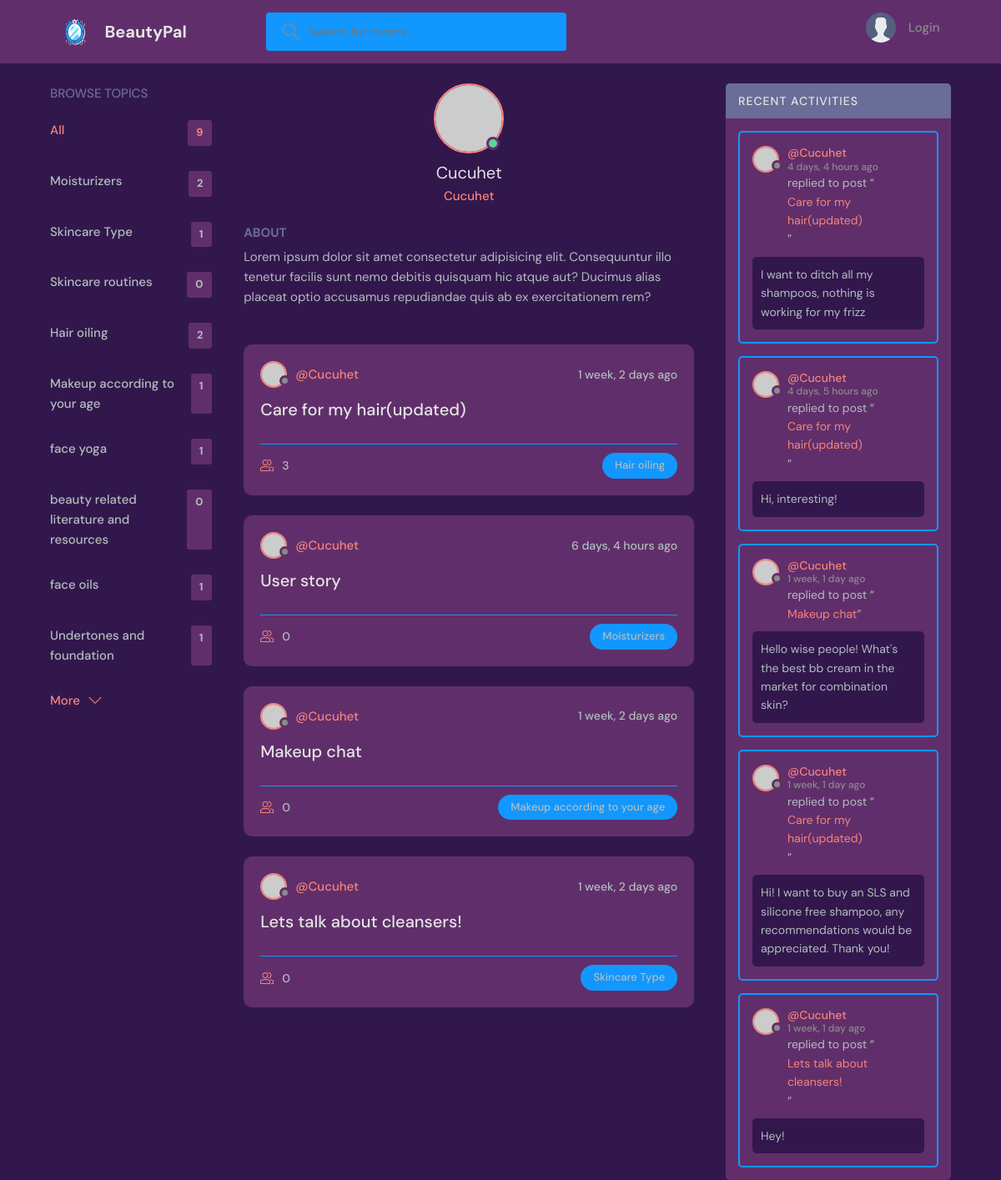
Page /profile/1/ on the committed database.
### beautypal/models.py (models this page shows, shortened)
class Topic(models.Model):
    name = models.CharField(max_length=200)

class Room(models.Model):
    host = models.ForeignKey(User, on_delete= models.SET_NULL, null = True)
    topic = models.ForeignKey(Topic, on_delete= models.SET_NULL, null = True)
    name = models.CharField(max_length=200)
    description = models.TextField(null=True, blank=True)
    participants = models.ManyToManyField(User, related_name='participants', blank = True)
    updated = models.DateTimeField(auto_now=True)
    created = models.DateTimeField(auto_now_add=True)
    class Meta:
        ordering = [ '-updated', '-created']
    def __str__(self):
        return self.name

class Message(models.Model):
    user = models.ForeignKey(User, on_delete=models.CASCADE)
    room = models.ForeignKey(Room, on_delete= models.CASCADE)
    body = models.TextField()
    updated = models.DateTimeField(auto_now=True)
    created = models.DateTimeField(auto_now_add=True)
    class Meta:
        ordering = [ '-updated', '-created']

### beautypal/views.py (the view)
# urls.py: path('profile/<str:pk>/', views.userProfile, name="user-profile"),
def userProfile(request, pk):
    user = User.objects.get(id=pk)
    rooms = user.room_set.all()
    room_messages = user.message_set.all()
    topics = Topic.objects.all()
    context = {'user': user, 'rooms': rooms,
               'room_messages': room_messages, 'topics': topics}
    return render(request, 'beautypal/profile.html', context)

### beautypal/templatetags/tags.py (called while the page is built)
@register.filter
def url_safe(value):
    return value.replace(" ","%20")

### beautypal/templates/beautypal/profile.html (shortened to what this page needs)
{% extends 'main.html' %}
{% block content %}
<main class="profile-page layout layout--3">
  <div class="container">
    {% include 'beautypal/topics_component.html' %}
    <div class="roomList">
      <div class="profile">
        <div class="profile__avatar">
          <div class="avatar avatar--large active">
            <img src="https://randomuser.me/api/portraits/men/11.jpg" alt = "picture of a random man"/>
          </div>
        </div>
        <div class="profile__info">
          <h3>{{user.username}}</h3>
          <p>{{user.username}}</p>
        </div>
        <div class="profile__about">
          <h3>About</h3>
          <p>
            Lorem ipsum dolor sit amet consectetur adipisicing elit. Consequuntur illo tenetur
            facilis sunt nemo debitis quisquam hic atque aut? Ducimus alias placeat optio
            accusamus repudiandae quis ab ex exercitationem rem?
          </p>
        </div>
      </div>
      {% include 'beautypal/feed_component.html' %}
    </div>
    {% include 'beautypal/activity_component.html' %}
  </div>
</main>
{% endblock content %}

### templates/main.html (shortened to what this page needs)
<!DOCTYPE html>
{% load static %}
<html lang="en">
<head>
    <link rel="stylesheet" href="{% static 'styles/style.css' %}" />
</head>
<body>
    {% include 'navbar.html'%}
    {% block content %}
    {% endblock  %}
</body>
</html>

### templates/navbar.html (shortened to what this page needs)
{% load static %}
<header class="header header--loggedIn">
    <div class="container">
        <a href="{% url 'home' %}" class="header__logo">
            <img src="{% static 'images/mirror.png' %}" alt = "image of a samll mirror"/>
            <h1>BeautyPal</h1>
        </a>
        <form class="header__search" method="GET" action="{% url 'home' %}">
            <label>
                <input name="q" placeholder="Search for rooms..." />
            </label>
        </form>
        <nav class="header__menu">
            {% if request.user.is_authenticated %}
            <div class="header__user">
                <a href="{% url 'update-user' %}">
                    <div class="avatar avatar--medium active">
                        <img src="https://randomuser.me/api/portraits/men/37.jpg" alt = "picture of random man" />
                    </div>
                    <p>{{request.user.username}} <span>@{{request.user.username}}</span></p>
                </a>
                <button class="dropdown-button">
                    <svg version="1.1" xmlns="http://www.w3.org/2000/svg" width="32" height="32" viewBox="0 0 32 32">
                        <title>chevron-down</title>
                        <path d="M16 21l-13-13h-3l16 16 16-16h-3l-13 13z"></path>
                    </svg>
                </button>
            </div>
            {% else %}
            <a href="{% url 'login' %}">
                <img src="{% static 'images/avatar.svg' %}" alt = "an avatar"/>
                <p>Login</p>
            </a>
            {% endif %}
        </nav>
    </div>
</header>

### beautypal/templates/beautypal/topics_component.html
{% load tags %}
<div class="topics">
    <div class="topics__header">
        <h2>Browse Topics</h2>
    </div>
    <ul class="topics__list">
        <li>
            <a href="{% url 'home' %}" class="active">All <span>{{topics.count}}</span></a>
        </li>
        {% for topic in topics %}
        <li>
            <a href="{% url 'home' %}?q={{topic.name|url_safe}}">{{topic.name}}<span>{{topic.room_set.all.count}}</span></a>
        </li>
        {% endfor %}
    </ul>
    <a class="btn btn--link" href="{% url 'topics' %}">
        More
        <svg version="1.1" xmlns="http://www.w3.org/2000/svg" width="32" height="32" viewBox="0 0 32 32">
            <title>chevron-down</title>
            <path d="M16 21l-13-13h-3l16 16 16-16h-3l-13 13z"></path>
        </svg>
    </a>
</div>

### beautypal/templates/beautypal/feed_component.html (shortened to what this page needs)
{% for room in rooms %}
<div class="roomListRoom">
    <div class="roomListRoom__header">
        <a href="{% url 'user-profile' room.host.id %}" class="roomListRoom__author">
            <div class="avatar avatar--small">
                <img src="https://randomuser.me/api/portraits/women/11.jpg" alt = "picture of a random woman" />
            </div>
            <span>@{{room.host.username}}</span>
        </a>
        <div class="roomListRoom__actions">
            <span>{{room.created|timesince}} ago</span>
        </div>
    </div>
    <div class="roomListRoom__content">
        <a href="{% url 'room' room.id %}">{{room.name}}</a>
    </div>
    <div class="roomListRoom__meta">
        <a href="{% url 'room' room.id %}" class="roomListRoom__joined">
            {{room.participants.all.count}}
        </a>
        <p class="roomListRoom__topic">{{room.topic.name}}</p>
    </div>
</div>
{% endfor %}

### beautypal/templates/beautypal/activity_component.html (shortened to what this page needs)
<div class="activities">
    <div class="activities__header">
        <h2>Recent Activities</h2>
    </div>
    {% for message in room_messages %}
    <div class="activities__box">
        <div class="activities__boxHeader roomListRoom__header">
            <a href="{% url 'user-profile' message.user.id %}" class="roomListRoom__author">
                <div class="avatar avatar--small">
                    <img src="https://randomuser.me/api/portraits/women/11.jpg" alt = "picture of a random woman" />
                </div>
                <p>
                    @{{message.user}}
                    <span>{{message.created|timesince}} ago</span>
                </p>
            </a>
        </div>
        <div class="activities__boxContent">
            <p>replied to post “<a href="{% url 'room' message.room.id %}">{{message.room}}</a>”</p>
            <div class="activities__boxRoomContent">
               {{message.body}}
            </div>
        </div>
    </div>
    {% endfor %}
</div>

### rows in the picture
Topic: name "Moisturizers", room_set.all.count "2"
Topic: name "Skincare Type", room_set.all.count "1"
Topic: name "Skincare routines", room_set.all.count "0"
Topic: name "Hair oiling", room_set.all.count "2"
Topic: name "Makeup according to your age", room_set.all.count "1"
Topic: name "face yoga", room_set.all.count "1"
Topic: name "beauty related literature and resources", room_set.all.count "0"
Topic: name "face oils", room_set.all.count "1"
Topic: name "Undertones and foundation", room_set.all.count "1"
Room: host.username "Cucuhet", created "1 week, 2 days", name "Care for my hair(updated)", participants.all.count "3", topic.name "Hair oiling"
Room: host.username "Cucuhet", created "6 days, 4 hours", name "User story", participants.all.count "0", topic.name "Moisturizers"
Room: host.username "Cucuhet", created "1 week, 2 days", name "Makeup chat", participants.all.count "0", topic.name "Makeup according to your age"
Room: host.username "Cucuhet", created "1 week, 2 days", name "Lets talk about cleansers!", participants.all.count "0", topic.name "Skincare Type"
Message: user "Cucuhet", created "4 days, 4 hours", room "Care for my hair(updated)", body "I want to ditch all my shampoos, nothing is working for my frizz"
Message: user "Cucuhet", created "4 days, 5 hours", room "Care for my hair(updated)", body "Hi, interesting!"
Message: user "Cucuhet", created "1 week, 1 day", room "Makeup chat", body "Hello wise people! What's the best bb cream in the market for combination skin?"
Message: user "Cucuhet", created "1 week, 1 day", room "Care for my hair(updated)", body "Hi! I want to buy an SLS and silicone free shampoo, any recommendations would be appreciated. Thank you!"
Message: user "Cucuhet", created "1 week, 1 day", room "Lets talk about cleansers!", body "Hey!"

### other values in the picture
{{ topics.count }} "9"
{{ user.username }} "Cucuhet"
